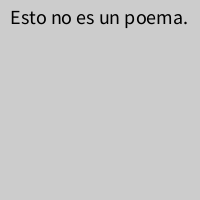
Frame 1 (no input)
Frame 60 (the mouse pressed at the canvas centre just before this capture): identical to frame 1, image omitted
Frame 120 (the mouse held since frame 60 and released just before this capture): identical to frame 1, image omitted

The Processing sketch that drew this single still picture (run headless with seeded random() and noise(); from frame 60 on, the mouse is pressed at the canvas centre):

// Processing sketch: ejercicio6
// ── ejercicio6.pde
void setup(){
  size(200,200);
  textSize(20);
  String s = "Esto no es un poema.";
  fill(0);
  text(s, 10, 10, 200, 80);
}
void draw(){
}
